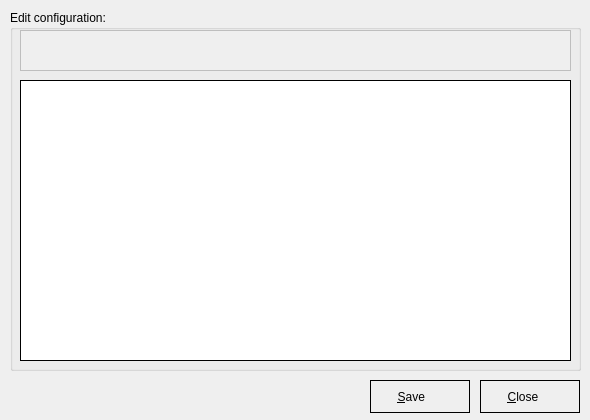
<?xml version="1.0" encoding="UTF-8"?>
<ui version="4.0">
 <class>EditConfig</class>
 <widget class="QDialog" name="EditConfig">
  <property name="geometry">
   <rect>
    <x>0</x>
    <y>0</y>
    <width>590</width>
    <height>420</height>
   </rect>
  </property>
  <property name="maximumSize">
   <size>
    <width>590</width>
    <height>420</height>
   </size>
  </property>
  <property name="windowTitle">
   <string>Edit Config</string>
  </property>
  <property name="windowIcon">
   <iconset resource="systray.qrc">
    <normaloff>:/images/logo.png</normaloff>:/images/logo.png</iconset>
  </property>
  <property name="modal">
   <bool>true</bool>
  </property>
  <widget class="QGroupBox" name="groupBox">
   <property name="geometry">
    <rect>
     <x>10</x>
     <y>10</y>
     <width>571</width>
     <height>361</height>
    </rect>
   </property>
   <property name="title">
    <string>Edit configuration:</string>
   </property>
   <widget class="QPlainTextEdit" name="memConfigPath">
    <property name="enabled">
     <bool>false</bool>
    </property>
    <property name="geometry">
     <rect>
      <x>10</x>
      <y>20</y>
      <width>551</width>
      <height>41</height>
     </rect>
    </property>
    <property name="frameShape">
     <enum>QFrame::Box</enum>
    </property>
    <property name="frameShadow">
     <enum>QFrame::Plain</enum>
    </property>
    <property name="readOnly">
     <bool>true</bool>
    </property>
   </widget>
   <widget class="QPlainTextEdit" name="memConfigContent">
    <property name="geometry">
     <rect>
      <x>10</x>
      <y>70</y>
      <width>551</width>
      <height>281</height>
     </rect>
    </property>
    <property name="frameShape">
     <enum>QFrame::Box</enum>
    </property>
    <property name="frameShadow">
     <enum>QFrame::Plain</enum>
    </property>
   </widget>
  </widget>
  <widget class="QPushButton" name="cmdClose">
   <property name="geometry">
    <rect>
     <x>480</x>
     <y>380</y>
     <width>100</width>
     <height>33</height>
    </rect>
   </property>
   <property name="styleSheet">
    <string notr="true">:enabled {border: 1px solid black}
:disabled {border: 1px solid black}
:hover {background-color: rgb(195, 195, 195);}
QPushButton {height: 25px; width: 50px;text-align:left;
	padding-left: 10px;
	padding-top: 3px;
	padding-bottom: 3px;}</string>
   </property>
   <property name="text">
    <string>     &amp;Close</string>
   </property>
   <property name="icon">
    <iconset resource="systray.qrc">
     <normaloff>:/images/close_dialog.png</normaloff>:/images/close_dialog.png</iconset>
   </property>
   <property name="iconSize">
    <size>
     <width>22</width>
     <height>22</height>
    </size>
   </property>
   <property name="default">
    <bool>true</bool>
   </property>
   <property name="flat">
    <bool>true</bool>
   </property>
  </widget>
  <widget class="QPushButton" name="cmdSave">
   <property name="geometry">
    <rect>
     <x>370</x>
     <y>380</y>
     <width>100</width>
     <height>33</height>
    </rect>
   </property>
   <property name="styleSheet">
    <string notr="true">:enabled {border: 1px solid black}
:disabled {border: 1px solid black}
:hover {background-color: rgb(195, 195, 195);}
QPushButton {height: 25px; width: 50px;text-align:left;
	padding-left: 10px;
	padding-top: 3px;
	padding-bottom: 3px;}</string>
   </property>
   <property name="text">
    <string>     &amp;Save</string>
   </property>
   <property name="icon">
    <iconset resource="systray.qrc">
     <normaloff>:/images/save.png</normaloff>:/images/save.png</iconset>
   </property>
   <property name="iconSize">
    <size>
     <width>22</width>
     <height>22</height>
    </size>
   </property>
   <property name="flat">
    <bool>true</bool>
   </property>
  </widget>
 </widget>
 <resources>
  <include location="systray.qrc"/>
 </resources>
 <connections/>
</ui>
